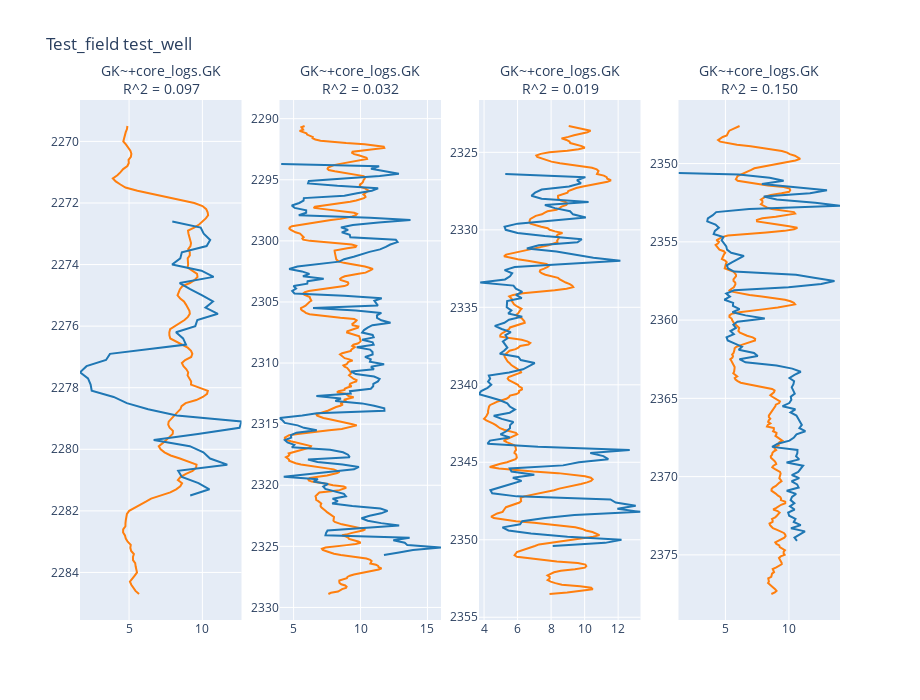

Write notebook code for a chart like this one.
### Markdown cell above
First, let's visualize how much the well and core data are shifted relative to each other. Since the matching is not performed yet, you need to explicitly specify which core and well logs you want to compare. In this case, we will take a look at gamma ray logs:

### Code cell
well.plot_matching(mode="GK ~ +core_logs.GK")
